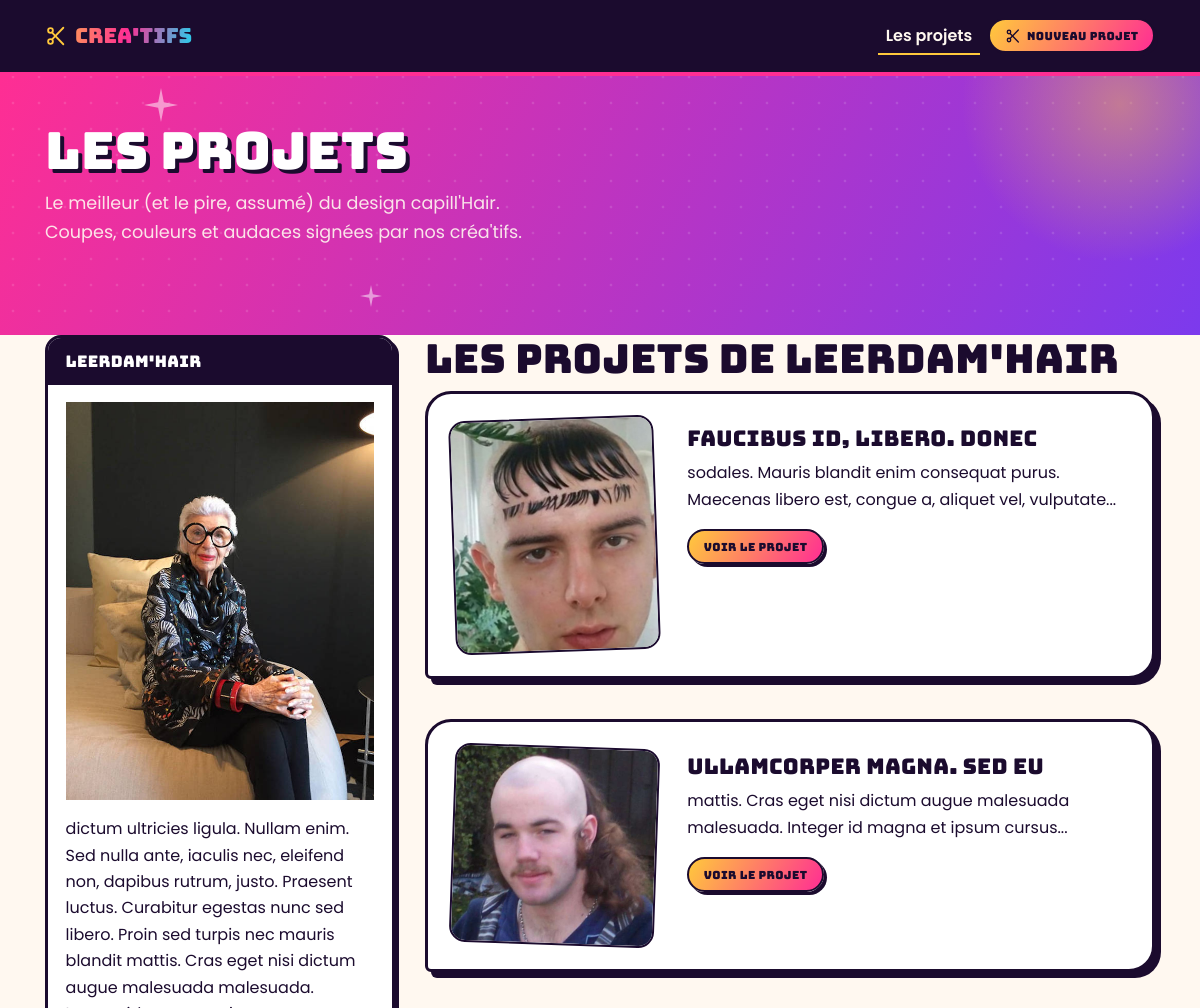
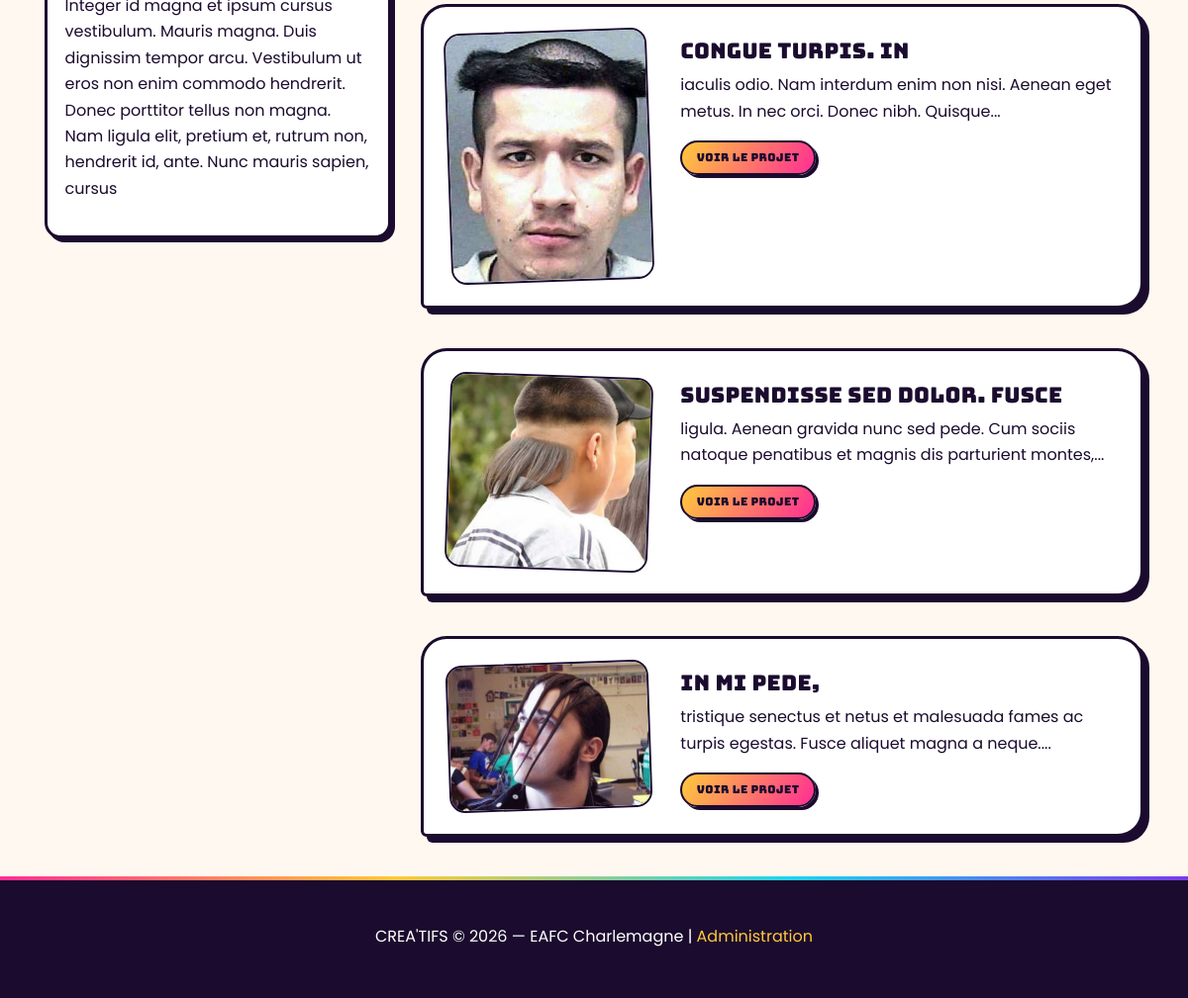
/creatifs/2.html, run on the app's committed database (2 pictures, top to bottom).
### tables this page shows
CREATE TABLE `creatifs` (
  `id` int(10) unsigned NOT NULL AUTO_INCREMENT,
  `pseudo` varchar(45) NOT NULL,
  `bio` text,
  `image` varchar(45) DEFAULT NULL,
  PRIMARY KEY (`id`)
);

CREATE TABLE `projets` (
  `id` int(10) unsigned NOT NULL AUTO_INCREMENT,
  `titre` varchar(45) NOT NULL,
  `texte` text,
  `dateCreation` datetime NOT NULL,
  `image` varchar(45) DEFAULT NULL,
  `creatif` int(10) unsigned NOT NULL,
  PRIMARY KEY (`id`),
  KEY `fk_projets_creatifs_idx` (`creatif`),
  CONSTRAINT `fk_projets_creatifs` FOREIGN KEY (`creatif`) REFERENCES `creatifs` (`id`) ON DELETE NO ACTION ON UPDATE NO ACTION
);

### public/index.php (called while the page is built, shortened)
<?php
require_once '../app/routers/index.php';
require_once '../app/views/templates/default.php';

### app/models/auteursModel.php (called while the page is built, shortened)
<?php
function getAuthorById(PDO $connexion, int $id)
{
    $sql = "SELECT *
            FROM creatifs
            WHERE id = :id";
    $stmt = $connexion->prepare($sql);
    $stmt->execute([
        'id' => $id
    ]);
    return $stmt->fetch(PDO::FETCH_ASSOC);
}
function getProjectsByAuthor(PDO $connexion, int $authorId, int $page = 1)
{
    $limit = 10;
    $offset = ($page - 1) * $limit;
    $sql = "SELECT projets.*, creatifs.pseudo
            FROM projets
            INNER JOIN creatifs
                ON projets.creatif = creatifs.id
            WHERE projets.creatif = :author
            ORDER BY projets.id ASC
            LIMIT $limit OFFSET $offset";
    $stmt = $connexion->prepare($sql);
    $stmt->execute([
        'author' => $authorId
    ]);
    return $stmt->fetchAll(PDO::FETCH_ASSOC);
}

### app/controllers/pagesController.php (called while the page is built, shortened)
<?php
include '../app/models/auteursModel.php';
function authorAction(PDO $connexion, int $id)
{
    $auteur = AuteursModel\getAuthorById(
        $connexion,
        $id
    );
    $projetsAuteur = AuteursModel\getProjectsByAuthor(
        $connexion,
        $id
    );
}

### app/routers/authorsRouter.php (called while the page is built)
<?php
include_once '../app/controllers/pagesController.php';
function routeAuthors(PDO $connexion): bool
{
    if (isset($_GET['projects']) && $_GET['projects'] === 'author') {
        \App\Controllers\PagesController\authorAction(
            $connexion,
            (int) $_GET['id']
        );
        return true;
    }
    return false;
}

### app/routers/index.php (called while the page is built, shortened)
<?php
include_once '../app/routers/authorsRouter.php';
if (routeAuthors($connexion)) {
    return;
}

### core/helpers.php (called while the page is built, shortened)
<?php
function slugify(string $texte): string
{
    $texte = strtolower($texte);
    $texte = str_replace(
        ['é', 'è', 'ê', 'à', 'ç', 'â'],
        ['e', 'e', 'e', 'a', 'c', 'a'],
        $texte
    );
    $texte = str_replace(
        [' ', '.', '!', '?', "'", ';', ','],
        '-',
        $texte
    );
    $texte = preg_replace('/-+/', '-', $texte);
    $texte = trim($texte, '-');
    return $texte;
}
function truncate(string $texte, int $x): string
{
    $texte = substr($texte, 0, $x);
    $position = strrpos($texte, ' ');
    if ($position !== false) {
        $texte = substr($texte, 0, $position);
    }
    return $texte . '...';
}

### app/views/pages/auteurs.php (the view, shortened to what this page needs)
<div class="container" style="margin-top: 2.5rem">
    <div class="row">
        <div class="col-lg-4">
            <div class="ct-side-card">
                <h5 class="ct-side-card__head">
                    <?= $auteur['pseudo'] ?>
                </h5>
                <div class="ct-side-card__body">
                    <img
                        class="img-fluid"
                        src="images/<?= $auteur['image'] ?>"
                        alt="<?= $auteur['pseudo'] ?>">
                    <p class="mt-3">
                        <?= $auteur['bio'] ?>
                    </p>
                </div>
            </div>
        </div>
        <div class="col-lg-8">
            <h1>
                Les projets de <?= $auteur['pseudo'] ?>
            </h1>
            <?php foreach ($projetsAuteur as $project): ?>
                <article class="ct-card">
                    <div class="row">
                        <div class="col-md-4">
                            <a
                                href="projets/<?= $project['id'] ?>/<?= slugify($project['titre']) ?>.html">
                                <img
                                    class="img-fluid"
                                    src="images/<?= $project['image'] ?>"
                                    alt="<?= $project['titre'] ?>">
                            </a>
                        </div>
                        <div class="col-md-8">
                            <h3>
                                <?= $project['titre'] ?>
                            </h3>
                            <p>
                                <?= truncate($project['texte'], 100) ?>
                            </p>
                            <a
                                class="ct-btn ct-btn--primary ct-btn--sm"
                                href="projets/<?= $project['id'] ?>/<?= slugify($project['titre']) ?>.html">
                                Voir le projet
                            </a>
                        </div>
                    </div>
                </article>
            <?php endforeach; ?>
        </div>
    </div>
</div>

### app/views/templates/default.php (shortened to what this page needs)
<!DOCTYPE html>
<html lang="fr">
<head>
    <?php include '../app/views/templates/partials/_head.php'; ?>
</head>
<body>
    <?php include '../app/views/templates/partials/_nav.php'; ?>
    <?php include '../app/views/templates/partials/_header.php'; ?>
    <?php include '../app/views/templates/partials/_main.php'; ?>
    <?php include '../app/views/templates/partials/_footer.php'; ?>
</body>
</html>

### app/views/templates/partials/_head.php (shortened to what this page needs)
<head>
  <link href="<?= PUBLIC_BASE_URL ?>vendor/bootstrap/css/bootstrap.min.css" rel="stylesheet" />
  <link href="<?= PUBLIC_BASE_URL ?>css/creatifs.css" rel="stylesheet" />
</head>

### app/views/templates/partials/_nav.php (shortened to what this page needs)
<nav class="navbar navbar-expand-lg navbar-dark fixed-top ct-navbar">
  <div class="container">
    <a class="navbar-brand" href="">
      <svg class="ct-scissors" viewBox="0 0 24 24" aria-hidden="true">
        <circle cx="6" cy="6" r="2.6"></circle>
        <circle cx="6" cy="18" r="2.6"></circle>
        <line x1="20" y1="3" x2="8" y2="15.5"></line>
        <line x1="8" y1="8.5" x2="20" y2="21"></line>
      </svg>
      CREA'TIFS
    </a>
    <div class="collapse navbar-collapse" id="navbarResponsive">
      <ul class="navbar-nav ml-auto align-items-lg-center">
        <li class="nav-item active">
          <a class="nav-link" href="">
            Les projets
          </a>
        </li>
        <li class="nav-item">
          <a
            class="ct-btn ct-btn--primary ct-btn--sm"
            href="projects/add/form.html">
            <svg
              class="ct-scissors"
              style="width:16px;height:16px"
              viewBox="0 0 24 24"
              aria-hidden="true">
              <circle cx="6" cy="6" r="2.6"></circle>
              <circle cx="6" cy="18" r="2.6"></circle>
              <line x1="20" y1="3" x2="8" y2="15.5"></line>
              <line x1="8" y1="8.5" x2="20" y2="21"></line>
            </svg>
            Nouveau projet
          </a>
        </li>
      </ul>
    </div>
  </div>
</nav>

### app/views/templates/partials/_header.php
<header class="ct-hero">
      <svg class="ct-spark" style="width:34px;top:24px;left:12%" viewBox="0 0 24 24" aria-hidden="true"><path d="M12 0 L14 10 L24 12 L14 14 L12 24 L10 14 L0 12 L10 10 Z"></path></svg>
      <svg class="ct-spark" style="width:22px;bottom:28px;left:30%" viewBox="0 0 24 24" aria-hidden="true"><path d="M12 0 L14 10 L24 12 L14 14 L12 24 L10 14 L0 12 L10 10 Z"></path></svg>
      <div class="container">
        <h1>Les projets</h1>
        <p>Le meilleur (et le pire, assumé) du design capill'Hair. Coupes, couleurs et audaces signées par nos créa'tifs.</p>
      </div>
    </header>

### app/views/templates/partials/_main.php (shortened to what this page needs)
<?php
if (isset($auteur)) {
  require_once '../app/views/pages/auteurs.php';
  return;
}
?>

### app/views/templates/partials/_footer.php
<footer class="py-5 ct-footer">
  <div class="container">
    <p class="m-0 text-center text-white">
      CREA'TIFS &copy; 2026 — EAFC Charlemagne | <a href="login.html">Administration</a>
    </p>
  </div>
</footer>

### data on the page
creatifs: pseudo "Leerdam'Hair", image (picture), bio "dictum ultricies ligula. Nullam enim. Sed nulla ante, iaculis nec, eleifend non, dapibus rutrum, justo. Praesent luctus. Curabitur egestas nunc sed libero. Proin sed turpis nec mauris blandit mattis. Cras eget nisi dictum augue malesuada malesuada. Integer id magna et ipsum cursus vestibulum. Mauris magna. Duis dignissim tempor arcu. Vestibulum ut eros non enim commodo hendrerit. Donec porttitor tellus non magna. Nam ligula elit, pretium et, rutrum non, hendrerit id, ante. Nunc mauris sapien, cursus"
projets: image (picture), titre "faucibus id, libero. Donec", texte "sodales. Mauris blandit enim consequat purus. Maecenas libero est, congue a, aliquet vel, vulputate..."
projets: image (picture), titre "ullamcorper magna. Sed eu", texte "mattis. Cras eget nisi dictum augue malesuada malesuada. Integer id magna et ipsum cursus..."
projets: image (picture), titre "congue turpis. In", texte "iaculis odio. Nam interdum enim non nisi. Aenean eget metus. In nec orci. Donec nibh. Quisque..."
projets: image (picture), titre "Suspendisse sed dolor. Fusce", texte "ligula. Aenean gravida nunc sed pede. Cum sociis natoque penatibus et magnis dis parturient montes,..."
projets: image (picture), titre "In mi pede,", texte "tristique senectus et netus et malesuada fames ac turpis egestas. Fusce aliquet magna a neque...."
